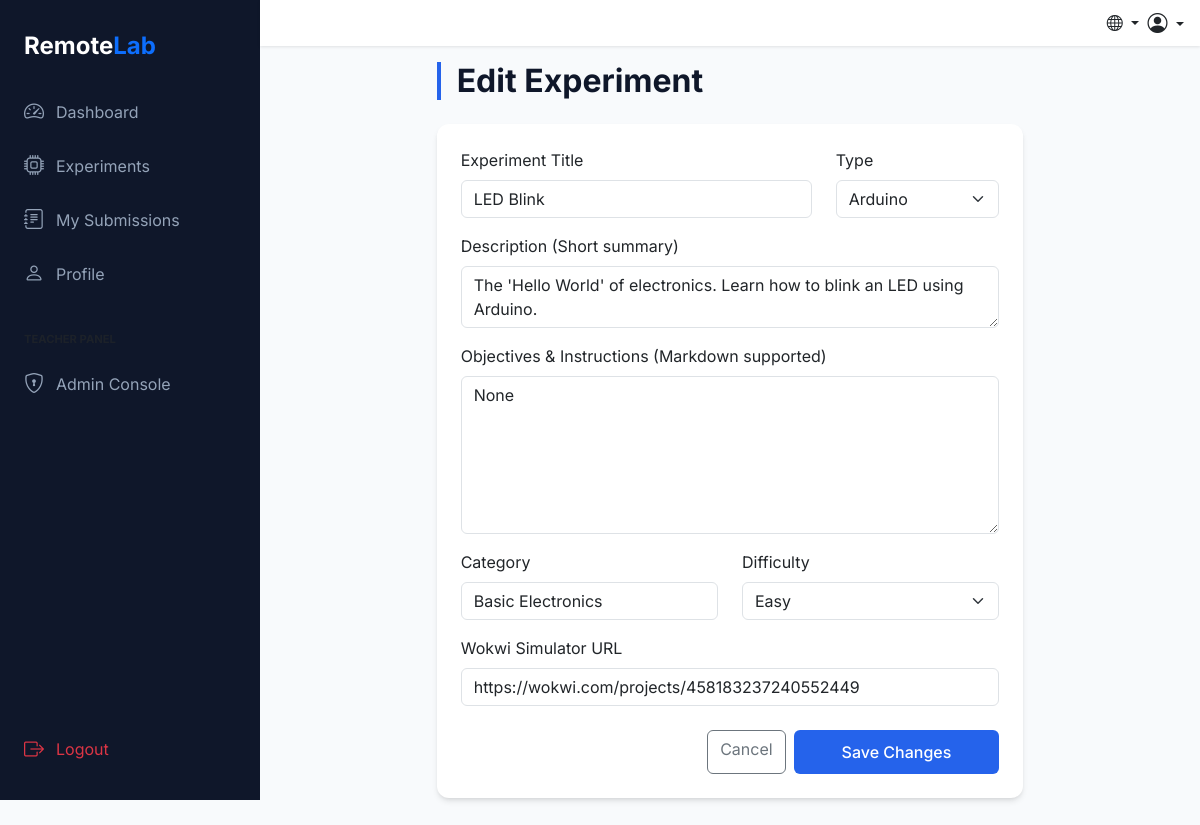
Before: /api/admin/experiments/1/edit (signed in) with the older database file.
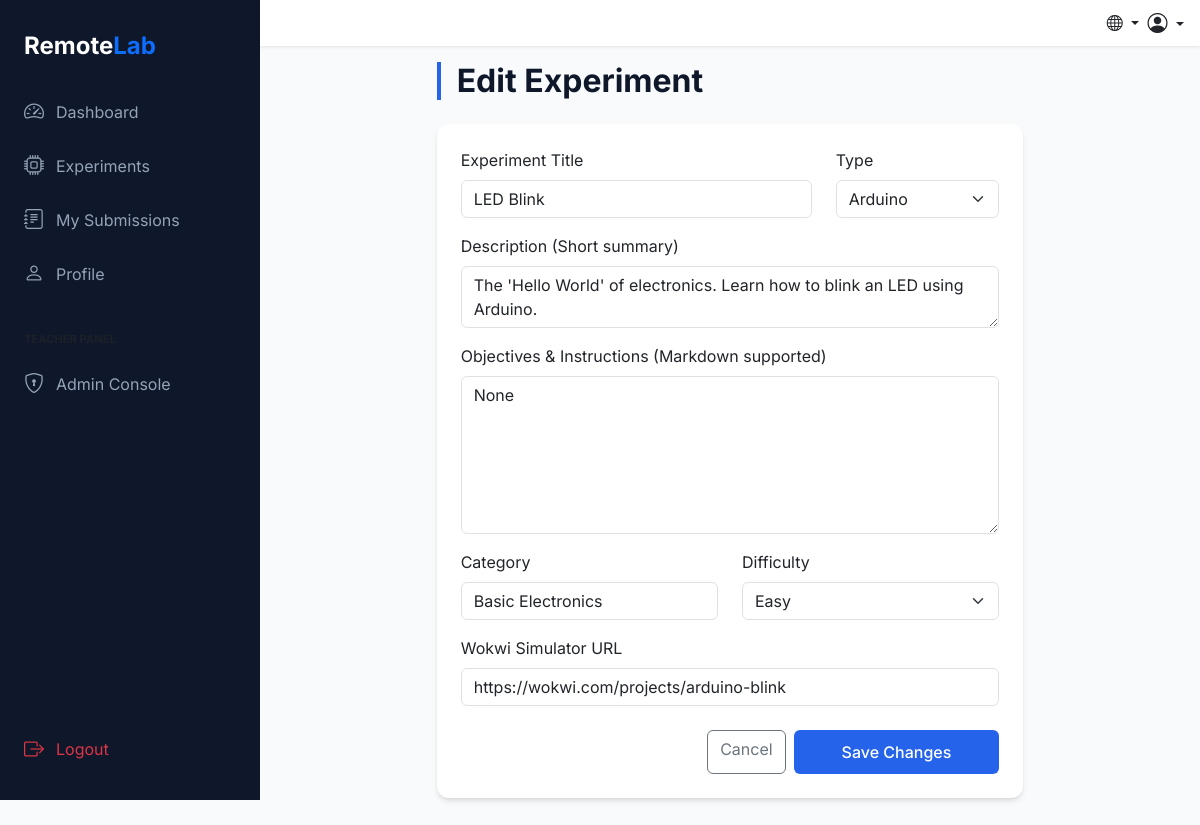
After: the same page with the newer database file.
### app/models.py (models this page shows, shortened)
class Experiment(db.Model):
    __tablename__ = 'experiments'
    id = db.Column(db.Integer, primary_key=True)
    title = db.Column(db.String(200), nullable=False)
    description = db.Column(db.Text, nullable=False)
    objectives = db.Column(db.Text, nullable=True)
    instructions = db.Column(db.Text, nullable=True)
    type = db.Column(db.String(50), nullable=False)  # arduino / raspberry_pi_pico
    difficulty = db.Column(db.String(20), default='easy') # easy, medium, hard
    category = db.Column(db.String(100), nullable=True)
    wokwi_url = db.Column(db.String(500), nullable=False)
    expected_result = db.Column(db.Text, nullable=True)
    created_at = db.Column(db.DateTime, default=datetime.utcnow)
    submissions = db.relationship('Submission', backref='experiment', lazy=True, cascade='all, delete-orphan')

### app/routes/admin_routes.py (the view)
    @jwt_required()
    def wrapper(*args, **kwargs):
        from flask_jwt_extended import get_jwt_identity
        user_id = get_jwt_identity()
        user = User.query.get(user_id)
        if not user:
            flash('Sessiya muddati tugagan yoki foydalanuvchi topilmadi. Iltimos, qayta kiring.', 'warning')
            return redirect(url_for('auth.login'))
        claims = get_jwt()
        if claims.get('role') != 'teacher':
            flash('Admin access required.', 'danger')
            return redirect(url_for('user.dashboard'))
        return fn(*args, **kwargs)

### app/__init__.py (called while the page is built)
def get_locale():
    cookie_lang = request.cookies.get('lang')
    if cookie_lang in ['en', 'uz', 'ru']:
        return cookie_lang
    return request.accept_languages.best_match(['en', 'uz', 'ru']) or 'en'

### app/routes/admin_routes.py (called while the page is built, shortened)
def admin_required(fn):
    @jwt_required()
    def wrapper(*args, **kwargs):
        from flask_jwt_extended import get_jwt_identity
        user_id = get_jwt_identity()
        user = User.query.get(user_id)
        if not user:
            flash('Sessiya muddati tugagan yoki foydalanuvchi topilmadi. Iltimos, qayta kiring.', 'warning')
            return redirect(url_for('auth.login'))
        claims = get_jwt()
        if claims.get('role') != 'teacher':
            flash('Admin access required.', 'danger')
            return redirect(url_for('user.dashboard'))
        return fn(*args, **kwargs)
    wrapper.__name__ = fn.__name__
    return wrapper

@admin_bp.route('/experiments/<int:id>/edit', methods=['GET', 'POST'])
@admin_required
def edit_experiment(id):
    experiment = Experiment.query.get_or_404(id)
    return render_template('admin/experiment_form.html', experiment=experiment)

### app/templates/admin/experiment_form.html (shortened to what this page needs)
{% extends "base.html" %}
{% block content %}
<div class="row justify-content-center">
    <div class="col-lg-8">
        <h2 class="section-title mb-4">{% if experiment %}Edit{% else %}Create New{% endif %} Experiment</h2>
        <div class="card lab-card">
            <div class="card-body p-4">
                <form method="POST">
                    <div class="row">
                        <div class="col-md-8 mb-3">
                            <label class="form-label">Experiment Title</label>
                            <input type="text" name="title" class="form-control"
                                placeholder="e.g. Ultrasonic Sensor Guide"
                                value="{{ experiment.title if experiment else '' }}" required>
                        </div>
                        <div class="col-md-4 mb-3">
                            <label class="form-label">Type</label>
                            <select name="type" class="form-select">
                                <option value="arduino" {% if experiment and experiment.type=='arduino' %}selected{%
                                    endif %}>Arduino</option>
                            </select>
                        </div>
                    </div>
                    <div class="mb-3">
                        <label class="form-label">Description (Short summary)</label>
                        <textarea name="description" class="form-control" rows="2"
                            required>{{ experiment.description if experiment else '' }}</textarea>
                    </div>
                    <div class="mb-3">
                        <label class="form-label">Objectives & Instructions (Markdown supported)</label>
                        <textarea name="instructions" class="form-control"
                            rows="6">{{ experiment.instructions if experiment else '' }}</textarea>
                    </div>
                    <div class="row">
                        <div class="col-md-6 mb-3">
                            <label class="form-label">Category</label>
                            <input type="text" name="category" class="form-control" placeholder="e.g. Sensors, IoT"
                                value="{{ experiment.category if experiment else '' }}">
                        </div>
                        <div class="col-md-6 mb-3">
                            <label class="form-label">Difficulty</label>
                            <select name="difficulty" class="form-select">
                                <option value="easy" {% if experiment and experiment.difficulty=='easy' %}selected{%
                                    endif %}>Easy</option>
                            </select>
                        </div>
                    </div>
                    <div class="mb-4">
                        <label class="form-label">Wokwi Simulator URL</label>
                        <input type="url" name="wokwi_url" class="form-control"
                            placeholder="https://wokwi.com/projects/..."
                            value="{{ experiment.wokwi_url if experiment else '' }}" required>
                    </div>
                    <div class="d-flex justify-content-end gap-2">
                        <a href="{{ url_for('admin.dashboard') }}" class="btn btn-outline-secondary">Cancel</a>
                        <button type="submit" class="btn btn-primary px-5">{% if experiment %}Save Changes{% else
                            %}Publish Lab{% endif %}</button>
                    </div>
                </form>
            </div>
        </div>
    </div>
</div>
{% endblock %}

Changed rows visible on the page:
changed Experiment "LED Blink": wokwi_url "https://wokwi.com/projects/458183237240552449" → "https://wokwi.com/projects/arduino-blink"
